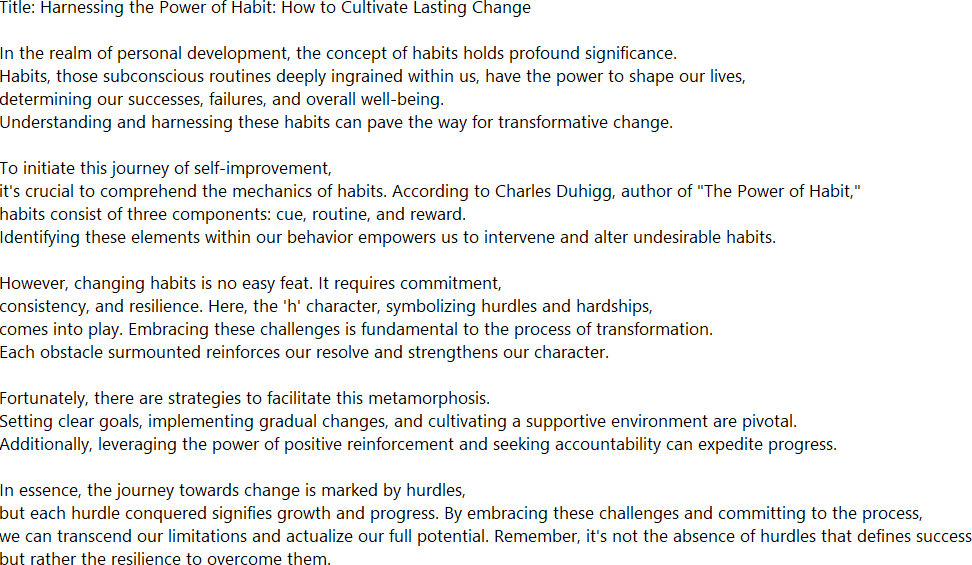
#> input picture Hand on template matching/text_image.png, 972 x 565 px
$ jupyter execute --allow-errors My_own_Template_matching.ipynb
#> lines starting #> are read from the running program, lines starting #| are printed output that depends on the picture
[cell 1]
import cv2
import numpy as np

[cell 2]
from google.colab.patches import cv2_imshow #only used when running in Google Colab
def GC_imshow(title, img ):
  print(title)
  cv2_imshow(img) #should be changed to c2.imshow when not in Colab

[cell 3]
fileName = "h_character.png" #template

#RGB images in BGR order in OpenCV
h_character = cv2.imread(fileName, cv2.IMREAD_GRAYSCALE)

# Print error message if image is null
if h_character is None:
    print('Could not read image')
else:
    print("Image file read success...")

[cell 4]
from tempfile import template
fileName = "text_image.png"

#RGB images in BGR order in OpenCV
text_image = cv2.imread(fileName, cv2.IMREAD_GRAYSCALE)
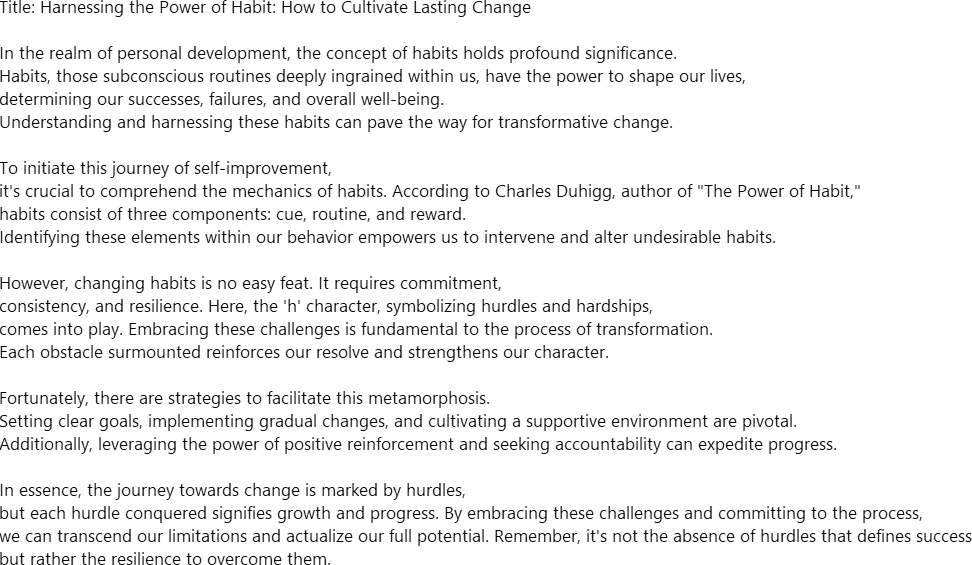
#> text_image: shape (565, 972); min 0, max 255, mean 239.5
template_matching_image = text_image

# Print error message if image is null
if text_image is None:
    print('Could not read image')
else:
    print("Image file read success...")

[cell 5]
def GCImshow(title, img):
    """
    function to make windows display work in jupyter notebook
    - shows image in a separate window,
    - waits for any key to close the window.

    """

    cv2.startWindowThread()
    GC_imshow(title, img)
    cv2.waitKey(0)
    cv2.destroyAllWindows()

[cell 6]
GCImshow('Original image', text_image)

---

<h1> My own Template matching <h1>

[cell 7]
R = np.zeros(text_image.shape)
#Sliding template through the y-axis
#> (the rest of this cell did not finish here and is left out)

#> (a cell that did not finish here is left out)

[cell 9]
text_image.shape
#> Out = (565, 972)

[cell 10]
#Find index of matching
count = 0
temp = []
#> (the rest of this cell did not finish here and is left out)

[cell 11]
#Create boundary of 9*8 (relate to h_character)
for i in range(count):
    x, y = temp[i]
    template_matching_image[x,y:y+8] = 0
    template_matching_image[x:x+13,y] = 0
    template_matching_image[x+13,y:y+8] = 0
    template_matching_image[x:x+13,y+8] = 0

[cell 12]
#Save new image with boundary
import cv2
import os

# Filename
filename = 'savedImage.jpg'

cv2.imwrite(filename, template_matching_image)
#> Out = True

[cell 13]
#The problem is size of the template and the text image can't be divisible, so in the last row, the algorithm can't detect 'h' character.
GCImshow('With boundary', template_matching_image)

************************************

<h1> OpenCV template matching <h1>

[cell 14]
# Python program to illustrate
# template matching
import cv2
import numpy as np

# Read the main image
img_rgb = cv2.imread('text_image.png')
#> img_rgb is the input picture: shape (565, 972, 3); mean B, G, R 238.2, 238.5, 238.2

# Convert it to grayscale
img_gray = cv2.cvtColor(img_rgb, cv2.COLOR_BGR2GRAY)

# Read the template
template = cv2.imread('h_character.png', 0)

# Store width and height of template in w and h
#> (the rest of this cell did not finish here and is left out)
